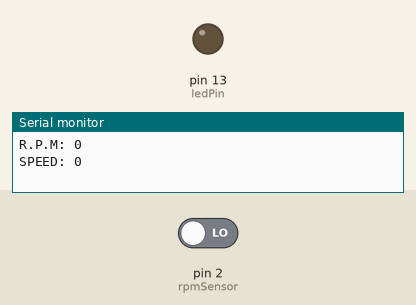
Recording of a sketch running on a simulated Arduino Uno, built with avr-gcc and run on an emulated ATmega328P. On the bench: output pins drawn as LEDs (lit = HIGH), the last lines printed to the serial monitor. The test bench sets the inputs (shaded band); at power-on: pin 2 (rpmSensor) LOW.

Above: at 1.2 s.
1.3 s: pin 2 (rpmSensor) driven HIGH
At 2.7 s:
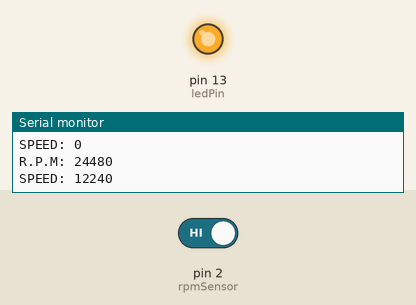
Timing chart, 0 to 4.3 s (numbered marks = the images above; inputs shaded):
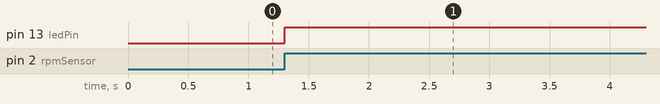

The sketch:

Velocimetro.ino
```cpp
const int ledPin =  LED_BUILTIN;
const long interval = 1000;
unsigned long previousMillis = 0;

int rpmCounter = 0;
int rpmSensor  = 2;     // sensor Pin
int diametroRueda = 1;  // meters

void setup()
{
  Serial.begin(9600);
  pinMode(ledPin, OUTPUT);
  pinMode(rpmSensor, INPUT);
}

void loop()
{
  if (digitalRead(rpmSensor)) {
    digitalWrite(ledPin, HIGH);
    rpmCounter++;
  }

  unsigned long currentMillis = millis();

  if (currentMillis - previousMillis >= interval) {
    previousMillis = currentMillis;

    int rpmResult = rpmCounter * 30;
    int distancia = rpmResult * diametroRueda;
    int velocidad = distancia / 2;

    Serial.println("R.P.M: " + (String) rpmResult);
    Serial.println("SPEED: " + (String) velocidad);
    rpmCounter = 0;
  }
}
```

Measured:
- after the input at 1.3 s, pin 13 (ledPin): LOW → HIGH at once
